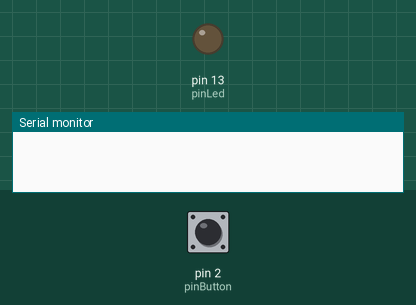
The sketch below on a simulated Arduino Uno, built with avr-gcc and run on an emulated ATmega328P. Parts: output pins drawn as LEDs (lit = HIGH), the last lines printed to the serial monitor. The inputs (shaded band) are chosen by the test bench; at power-on: pin 2 (pinButton) LOW.

Above: at 1.2 s.
1.3 s: pin 2 (pinButton) pulled HIGH for 0.15 s
At 1.45 s:
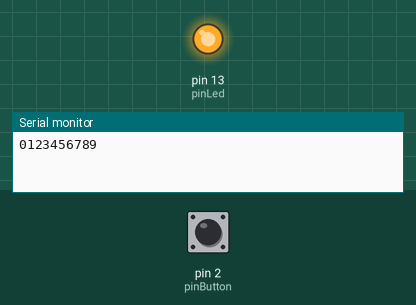
3.1 s: pin 2 (pinButton) pulled HIGH for 3.2 s
At 7.7 s:
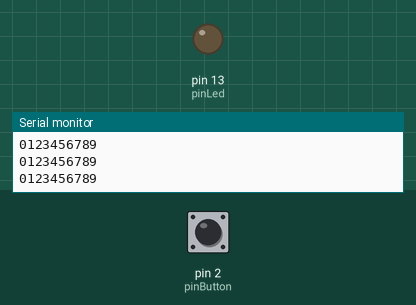
Timing chart, 0 to 9.2 s (numbered marks = the images above; inputs shaded):
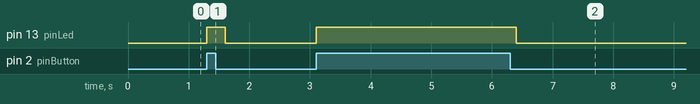

Measured:
- after the input at 1.3 s, pin 13 (pinLed): LOW → HIGH at once, → LOW 0.30 s later
- after the input at 3.1 s, pin 13 (pinLed): LOW → HIGH at once, → LOW 3.3 s later

The sketch:

sketch_jun29c.ino
```cpp
const int pinLed = LED_BUILTIN;
const int pinButton = 2;

void setup() {
  pinMode(pinLed, OUTPUT);
  pinMode(pinButton, INPUT);
  digitalWrite(pinLed, LOW);

  Serial.begin(9600);
}

void loop() {
  // Hold a lot of keys at the same time
  if (digitalRead(pinButton)==HIGH) {
    digitalWrite(pinLed, HIGH);

    // Do not press to many at once or some OS will have problems.
    // Note that the resulting pressed order might differ,
    // because all keys are pressed at the same time.
    Serial.print('0');
    Serial.print('1');
    Serial.print('2');
    Serial.print('3');
    Serial.print('4');
    Serial.print('5');
    Serial.print('6');
    Serial.print('7');
    Serial.print('8');
    Serial.print('9');

    Serial.println();

    // Simple debounce
    delay(300);
  }else{
    digitalWrite(pinLed, LOW);
    }
}
```
